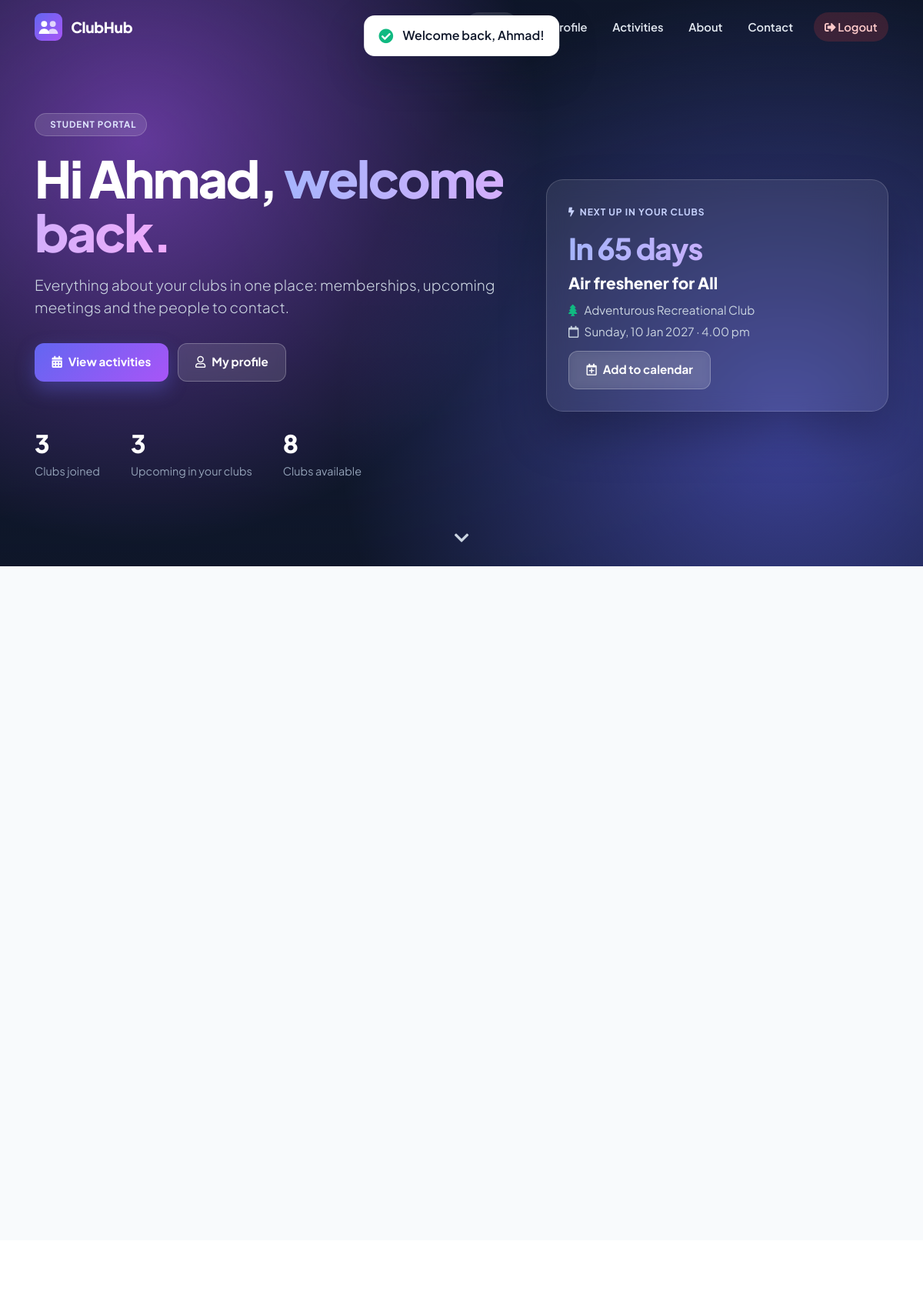
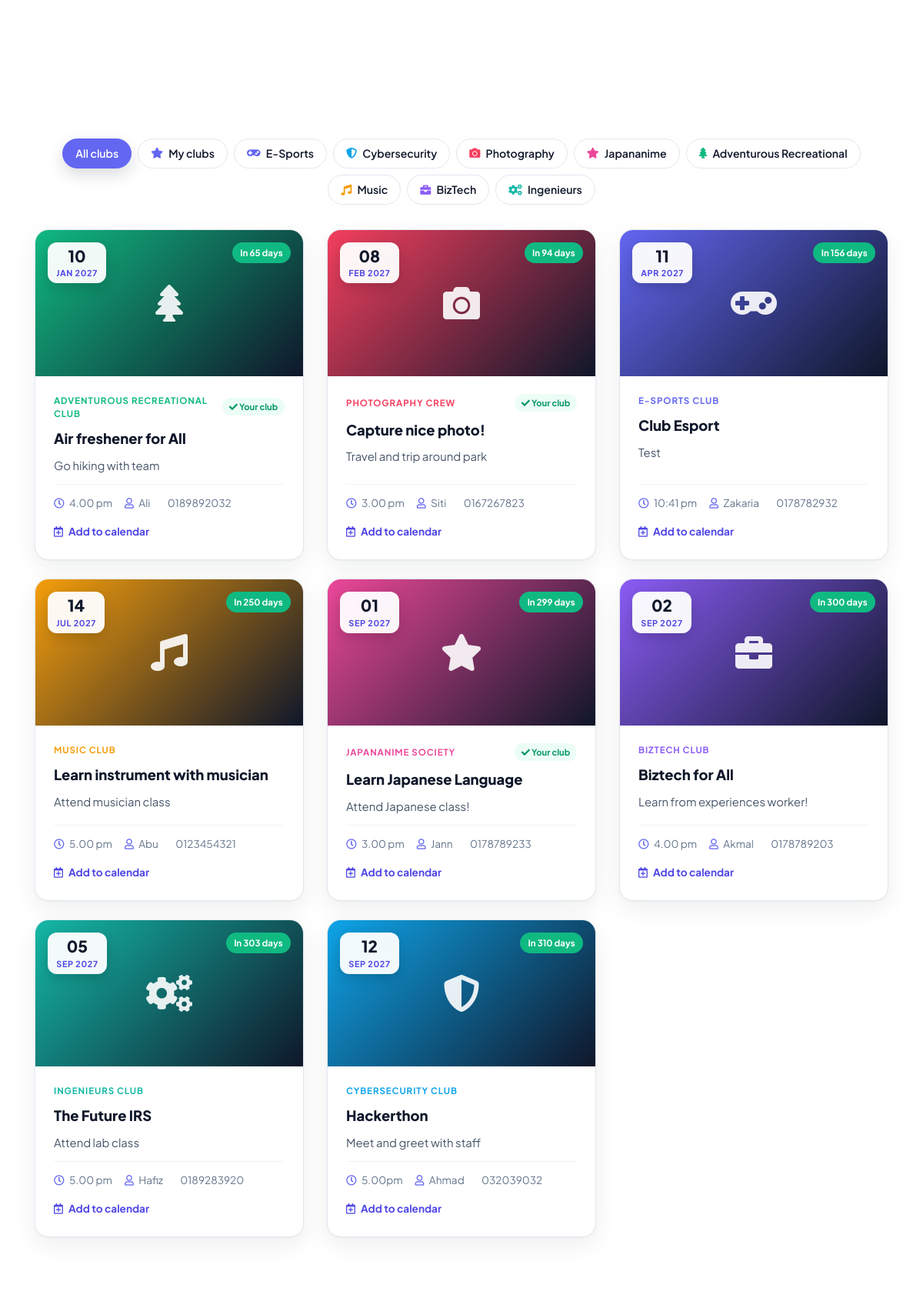
The page /club-user/index.php (signed in, upper part) on the database its author committed (2 pictures, top to bottom).
### tables this page shows
CREATE TABLE `user` (
  `id_user` int(100) NOT NULL,
  `name_user` varchar(200) NOT NULL,
  `studentid_user` varchar(200) NOT NULL,
  `email_user` varchar(200) NOT NULL,
  `phone_user` varchar(200) NOT NULL,
  `club_user` varchar(200) NOT NULL,
  `created_at` timestamp NOT NULL DEFAULT CURRENT_TIMESTAMP
);

CREATE TABLE `club_activity` (
  `club_id` int(11) NOT NULL,
  `club_image` varchar(200) NOT NULL,
  `club_content` varchar(200) NOT NULL,
  `club_content_2` varchar(200) NOT NULL,
  `club_date` varchar(200) NOT NULL,
  `club_time` varchar(200) NOT NULL,
  `club_contact` varchar(200) NOT NULL,
  `club_name` varchar(200) NOT NULL,
  `club_type` varchar(200) NOT NULL
);

### club-unimy/lib/app.php (called while the page is built, shortened)
<?php
require_once APP_ROOT . '/config-mysqli.php';
mysqli_set_charset($conn, 'utf8mb4');
function db(): mysqli
{
    global $conn;
    return $conn;
}
function q(string $sql, array $params = [])
{
    $stmt = db()->prepare($sql);
    if ($params) {
        $stmt->bind_param(str_repeat('s', count($params)), ...array_map('strval', $params));
    }
    $stmt->execute();
    $res = $stmt->get_result();
    return $res === false ? true : $res;
}
function rows(string $sql, array $params = []): array
{
    return q($sql, $params)->fetch_all(MYSQLI_ASSOC);
}
function row(string $sql, array $params = []): ?array
{
    return q($sql, $params)->fetch_assoc() ?: null;
}
function e($v): string
{
    return htmlspecialchars((string)$v, ENT_QUOTES, 'UTF-8');
}
function take_flashes(): array
{
    $f = $_SESSION['flash'] ?? [];
    return $f;
}
function club_list(?string $stored): array
{
    return array_values(array_filter(array_map('trim', explode(',', (string)$stored))));
}
function club_by_keyword(string $keyword): ?array
{
    foreach (CLUBS as $type => $c) {
        if (strcasecmp($c['keyword'], $keyword) === 0) {
            return $c + ['type' => $type];
        }
    }
    return null;
}

### club-user/lib.php (called while the page is built, shortened)
<?php
require_once __DIR__ . '/../club-unimy/lib/app.php';
function current_student(): ?array
{
    return row("SELECT * FROM user WHERE email_user = ? LIMIT 1", [$_SESSION['login_user']]);
}
function require_student(): array
{
    $s = current_student();
    return $s;
}

### club-user/index.php (the view, shortened to what this page needs)
<?php
require_once __DIR__ . '/lib.php';
$student = require_student();
function fa5(string $icon): string
{
    return ['fa-shield' => 'fa-shield-alt'][$icon] ?? $icon;
}
$myClubs = club_list($student['club_user']);
$myTypes = [];
foreach ($myClubs as $k) {
    if ($c = club_by_keyword($k)) $myTypes[] = $c['type'];
}
$today = strtotime('today');
$upcoming = [];
$past = [];
foreach (rows("SELECT * FROM club_activity ORDER BY club_date ASC, club_id ASC") as $a) {
    $a['ts'] = strtotime($a['club_date']) ?: 0;
    if ($a['ts'] >= $today) $upcoming[] = $a; else $past[] = $a;
}
$next = null;
foreach ($upcoming as $a) {
    if (in_array($a['club_type'], $myTypes, true)) { $next = $a; break; }
}
$firstName = explode(' ', trim($student['name_user']))[0] ?: 'there';
$flashes = take_flashes();
function days_label(int $ts): string
{
    $d = (int)round(($ts - strtotime('today')) / 86400);
    return $d === 0 ? 'Today' : ($d === 1 ? 'Tomorrow' : ($d > 1 ? "In $d days" : abs($d) . ' days ago'));
}
function activity_card(array $a, bool $mine, bool $isPast): void
{
    $c = CLUBS[$a['club_type']]; ?>
    <div class="col-md-6 col-lg-4 mb-4 cb-act-col" data-club="<?= $a['club_type'] ?>" data-mine="<?= $mine ? 1 : 0 ?>" data-past="<?= $isPast ? 1 : 0 ?>">
        <article class="cb-activity<?= $isPast ? ' is-past' : '' ?>">
            <div class="cb-activity-media" style="background:linear-gradient(135deg, <?= $c['color'] ?>, #0f172a)">
                <i class="fas <?= fa5($c['icon']) ?>"></i>
                <?php if ($a['ts']) { ?>
                <div class="cb-date"><strong><?= date('d', $a['ts']) ?></strong><span><?= date('M Y', $a['ts']) ?></span></div>
                <span class="cb-when<?= $isPast ? ' past' : '' ?>"><?= $isPast ? 'Past' : days_label($a['ts']) ?></span>
                <?php } ?>
            </div>
            <div class="cb-activity-body">
                <div class="d-flex align-items-center justify-content-between" style="gap:.5rem">
                    <span class="cb-activity-tag" style="color:<?= $c['color'] ?>"><?= e($c['name']) ?></span>
                    <?php if ($mine) { ?><span class="cb-mine"><i class="fas fa-check"></i> Your club</span><?php } ?>
                </div>
                <h3><?= e($a['club_content']) ?></h3>
                <p><?= e($a['club_content_2']) ?></p>
                <div class="cb-meta">
                    <span><i class="far fa-clock"></i><?= e($a['club_time']) ?></span>
                    <span><i class="far fa-user"></i><?= e($a['club_name']) ?></span>
                    <?php if ($a['club_contact']) { ?><span><i class="fas fa-phone-alt"></i><?= e($a['club_contact']) ?></span><?php } ?>
                </div>
                <?php if (!$isPast) { ?>
                <a href="ics.php?id=<?= (int)$a['club_id'] ?>" class="cb-cal"><i class="far fa-calendar-plus"></i> Add to calendar</a>
                <?php } ?>
            </div>
        </article>
    </div>
<?php }
?>
<!DOCTYPE html>
<html lang="en">
<head>
    <link rel="stylesheet" href="css/all.min.css" />
    <link rel="stylesheet" href="css/bootstrap.min.css" />
    <link rel="stylesheet" href="css/clubhub.css" />
</head>
<body id="home">
    <nav class="cb-nav" id="cbNav">
        <div class="container">
            <a class="cb-brand" href="#home"><img src="img/logo.svg" alt=""> ClubHub</a>
            <ul class="cb-nav-links" id="cbLinks">
                <li><a href="#home">Home</a></li>
                <li><a href="#profile">My Profile</a></li>
                <li><a href="#activities">Activities</a></li>
                <li><a href="#about">About</a></li>
                <li><a href="#contact">Contact</a></li>
                <li><a href="logout.php" class="cb-logout"><i class="fas fa-sign-out-alt"></i> Logout</a></li>
            </ul>
        </div>
    </nav>
    <header class="cb-hero">
        <video autoplay loop muted playsinline>
            <source src="videos/city-night-blur-01.mp4" type="video/mp4" />
        </video>
        <div class="container">
            <div class="row align-items-center">
                <div class="col-lg-7">
                    <span class="cb-badge"><i class="fas fa-hand-sparkles"></i> Student Portal</span>
                    <h1>Hi <?= e($firstName) ?>, <span>welcome back.</span></h1>
                    <p class="lead">Everything about your clubs in one place: memberships, upcoming meetings and the people to contact.</p>
                    <div class="cb-hero-actions">
                        <a href="#activities" class="cb-btn cb-btn-primary"><i class="fas fa-calendar-alt"></i> View activities</a>
                        <a href="#profile" class="cb-btn cb-btn-ghost"><i class="far fa-user"></i> My profile</a>
                    </div>
                    <div class="cb-hero-stats">
                        <div><strong><?= count($myClubs) ?></strong><span>Clubs joined</span></div>
                        <div><strong><?= count(array_filter($upcoming, function ($a) use ($myTypes) { return in_array($a['club_type'], $myTypes, true); })) ?></strong><span>Upcoming in your clubs</span></div>
                        <div><strong><?= count(CLUBS) ?></strong><span>Clubs available</span></div>
                    </div>
                </div>
                <div class="col-lg-5 mt-5 mt-lg-0">
                    <div class="cb-next">
                        <?php if ($next) { $c = CLUBS[$next['club_type']]; ?>
                        <span class="cb-next-label"><i class="fas fa-bolt"></i> Next up in your clubs</span>
                        <div class="cb-next-count" data-date="<?= date('Y-m-d', $next['ts']) ?>"><?= days_label($next['ts']) ?></div>
                        <h3><?= e($next['club_content']) ?></h3>
                        <p><i class="fas <?= fa5($c['icon']) ?>" style="color:<?= $c['color'] ?>"></i> <?= e($c['name']) ?></p>
                        <p><i class="far fa-calendar"></i> <?= date('l, d M Y', $next['ts']) ?> · <?= e($next['club_time']) ?></p>
                        <a href="ics.php?id=<?= (int)$next['club_id'] ?>" class="cb-btn cb-btn-ghost mt-2"><i class="far fa-calendar-plus"></i> Add to calendar</a>
                        <?php } else { ?>
                        <span class="cb-next-label"><i class="far fa-calendar"></i> Next up in your clubs</span>
                        <h3>Nothing scheduled yet</h3>
                        <p>When your clubs post a meeting or event, it will show up here.</p>
                        <?php } ?>
                    </div>
                </div>
            </div>
        </div>
        <a href="#profile" class="cb-scroll-cue" aria-label="Scroll down"><i class="fas fa-chevron-down fa-lg"></i></a>
    </header>
    <section class="cb-section" id="profile">
        <div class="container">
            <div class="row">
            </div>
        </div>
    </section>
    <section class="cb-section alt" id="activities">
        <div class="container">
            <div class="cb-filters" role="toolbar" aria-label="Filter activities">
                <button class="active" data-filter="all">All clubs</button>
                <button data-filter="mine"><i class="fas fa-star"></i> My clubs</button>
                <?php foreach (CLUBS as $type => $c) { ?>
                <button data-filter="<?= $type ?>" style="--c:<?= $c['color'] ?>"><i class="fas <?= fa5($c['icon']) ?>"></i> <?= e($c['keyword']) ?></button>
                <?php } ?>
            </div>
            <div class="row" id="actGrid">
                <?php foreach ($upcoming as $a) activity_card($a, in_array($a['club_type'], $myTypes, true), false); ?>
            </div>
        </div>
    </section>
    <div class="cb-toast-stack">
        <?php foreach ($flashes as $f) { ?>
        <div class="cb-toast<?= $f['type'] === 'error' ? ' error' : '' ?>"><i class="fas <?= $f['type'] === 'error' ? 'fa-exclamation-circle' : 'fa-check-circle' ?>"></i><span><?= e($f['message']) ?></span></div>
        <?php } ?>
    </div>
</body>
</html>

### rows shown on the page
user: name_user "Ahmad", club_user "3"
club_activity: club_content "Air freshener for All", club_type "Adventurous Recreational Club", club_time "4.00 pm", ts "10", ts "JAN 2027", ts "In 65 days", club_type "ADVENTUROUS RECREATIONAL CLUB", shows "Your club", club_content_2 "Go hiking with team", club_name "Ali", club_contact "0189892032"
club_activity: ts "08", ts "FEB 2027", ts "In 94 days", club_type "PHOTOGRAPHY CREW", shows "Your club", club_content "Capture nice photo!", club_content_2 "Travel and trip around park", club_time "3.00 pm", club_name "Siti", club_contact "0167267823"
club_activity: ts "11", ts "APR 2027", ts "In 156 days", club_type "E-SPORTS CLUB", club_content "Club Esport", club_content_2 "Test", club_time "10:41 pm", club_name "Zakaria", club_contact "0178782932"
club_activity: ts "14", ts "JUL 2027", ts "In 250 days", club_type "MUSIC CLUB", club_content "Learn instrument with musician", club_content_2 "Attend musician class", club_time "5.00 pm", club_name "Abu", club_contact "0123454321"
club_activity: ts "01", ts "SEP 2027", ts "In 299 days", club_type "JAPANANIME SOCIETY", shows "Your club", club_content "Learn Japanese Language", club_content_2 "Attend Japanese class!", club_time "3.00 pm", club_name "Jann", club_contact "0178789233"
club_activity: ts "02", ts "SEP 2027", ts "In 300 days", club_type "BIZTECH CLUB", club_content "Biztech for All", club_content_2 "Learn from experiences worker!", club_time "4.00 pm", club_name "Akmal", club_contact "0178789203"
club_activity: ts "05", ts "SEP 2027", ts "In 303 days", club_type "INGENIEURS CLUB", club_content "The Future IRS", club_content_2 "Attend lab class", club_time "5.00 pm", club_name "Hafiz", club_contact "0189283920"
club_activity: ts "12", ts "SEP 2027", ts "In 310 days", club_type "CYBERSECURITY CLUB", club_content "Hackerthon", club_content_2 "Meet and greet with staff", club_time "5.00pm", club_name "Ahmad", club_contact "032039032"

### other values the page prints
count(CLUBS) "8"
date('l, d M Y', $next['ts']) "Sunday, 10 Jan 2027"
$c['keyword'] "E-Sports"
$c['keyword'] "Cybersecurity"
$c['keyword'] "Photography"
$c['keyword'] "Japananime"
$c['keyword'] "Adventurous Recreational"
$c['keyword'] "Music"
$c['keyword'] "BizTech"
$c['keyword'] "Ingenieurs"
